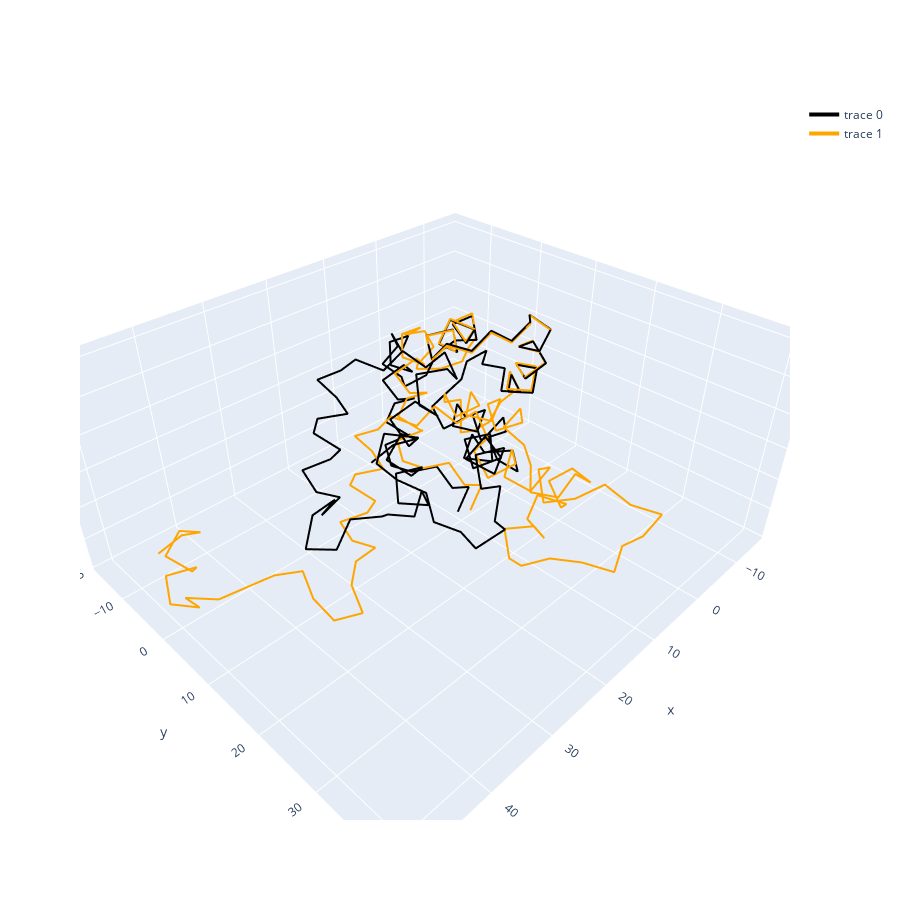

The notebook cell saved with this chart:
### Code cell
import plotly.graph_objects as go
xyz = coords_chains[0]
N = len(xyz)

fig = go.Figure()

# make lines, colors list
fig.add_trace(go.Scatter3d(x=xyz[:,0], y=xyz[:,1], z=xyz[:,2], mode='lines', line=dict(color='black', width=4),
                           hovertemplate ='<b>%{text}</b>', text = ['residue {}'.format(i + 1) for i in range(N)]))

fig.add_trace(go.Scatter3d(x=aligned_full_c2[:,0], y=aligned_full_c2[:,1], z=aligned_full_c2[:,2], mode='lines', line=dict(color='orange', width=4),
                           hovertemplate ='<b>%{text}</b>', text = ['residue {}'.format(i + 1) for i in range(N)]))

# add hover over annotations of residue number

fig.update_layout(height=900)

### Figure 1 — Plotly figure (JSON) as saved in the notebook; plotly's stock layout.template omitted (floating-point values rounded to 4 significant figures; data arrays with more than 128 entries replaced by an {"elided": "..."} marker saying what was removed)
{"data": [{"hovertemplate": "<b>%{text}</b>", "line": {"color": "black", "width": 4}, "mode": "lines", "text": {"elided": "148 str values"}, "type": "scatter3d", "x": {"elided": "148 float values"}, "y": {"elided": "148 float values"}, "z": {"elided": "148 float values"}}, {"hovertemplate": "<b>%{text}</b>", "line": {"color": "orange", "width": 4}, "mode": "lines", "text": {"elided": "148 str values"}, "type": "scatter3d", "x": {"elided": "148 float values"}, "y": {"elided": "148 float values"}, "z": {"elided": "148 float values"}}], "layout": {"height": 900}}
